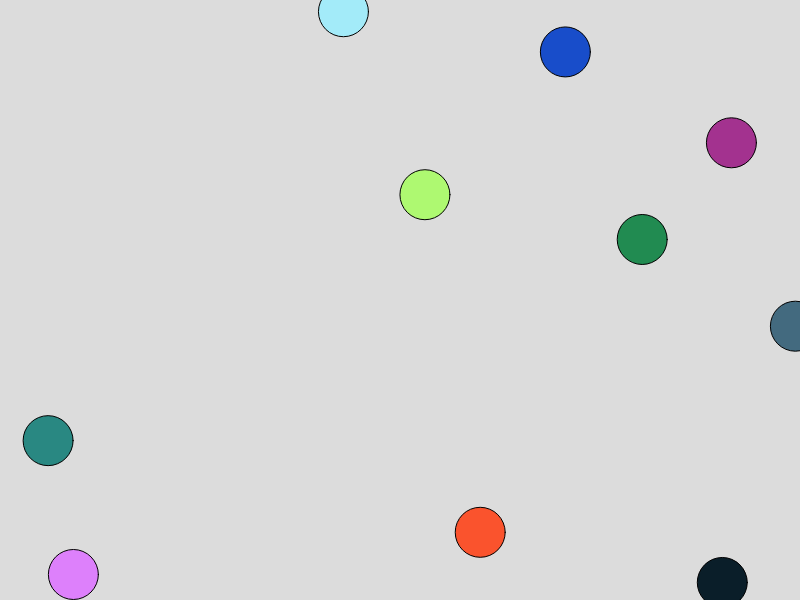
Frame 1 (no input)
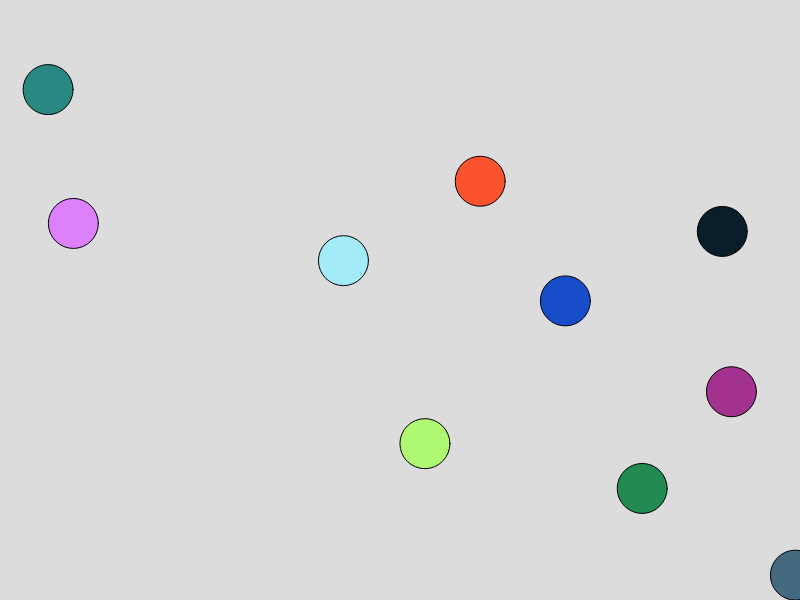
Frame 60 (no input)
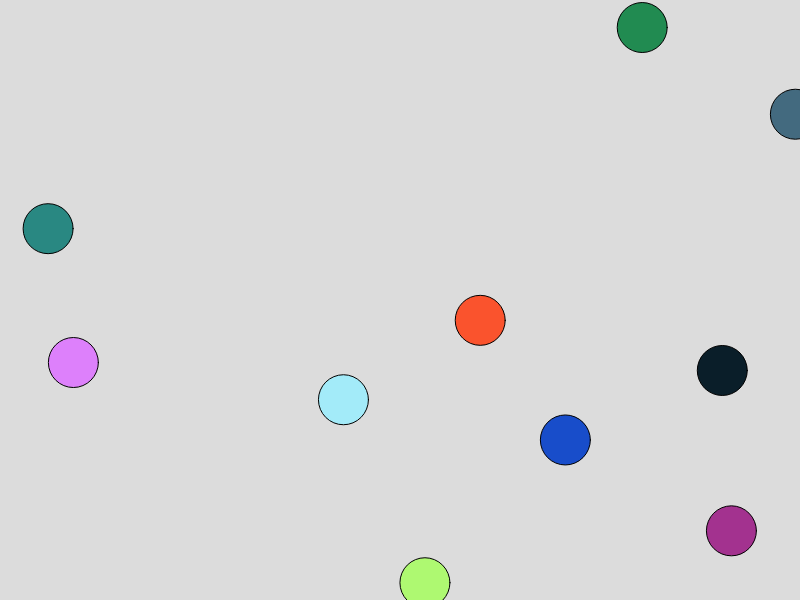
Frame 120 (the mouse pressed at the canvas centre since frame 60)

The p5.js sketch that drew these frames (run headless with seeded random() and noise() and a simulated clock; from frame 60 on, the mouse is pressed at the canvas centre):

// p5.js sketch
// ── sketch.js

const canvasWidth = 800;
const canvasHeight = 600;

let circleCurrX = canvasWidth / 2;
let circleCurrY = 150;

const circleColor = [255,0,0]
const circleSize = 50

const timeStep = 0.001;
const scale = 50; // 100 pixels per meter

const maxVelocity = 3000;


let t = 0; // time since start in seconds
let velocity = 1
let acceleration = 9.8 * scale


// deltaTime is the number of milliseconds since the previous frame.

let circles = [];
const numCircles = 10;
class Circle {
    constructor(x, y, diameter, color) {
        this.x = x;
        this.y = y;
        this.diameter = diameter;
        this.color = color;
    }
}


function setup() {
    createCanvas(canvasWidth, canvasHeight);

    for (let i = 0; i < numCircles; i++) {
        let x = Math.random() * canvasWidth;
        let y = Math.random() * canvasHeight;
        let circleColor = randomColor();
        circles.push(
            new Circle(x, y, circleSize, circleColor)
        );
    }

}

function draw() {
    background(220);

    doStep();
    velocity = (acceleration*t)%maxVelocity;

    circles.forEach((c => {
        stepCircle(c, velocity)
    }))


    

    // y = time * rate

}

function drawCircle(x, y, size, color) {
    fill(color)
    circle(x, y, size)
}

function stepCircle(circle, velocity) {
    circle.y = (circle.y + (deltaTime / 1000) * velocity) % canvasHeight;
    drawCircle(circle.x, circle.y, circle.diameter, circle.color)
}

function doStep() {
    t += deltaTime / 1000;
}


function randomColor() {
    return [Math.random()*255, Math.random()*255, Math.random()*255];
}
